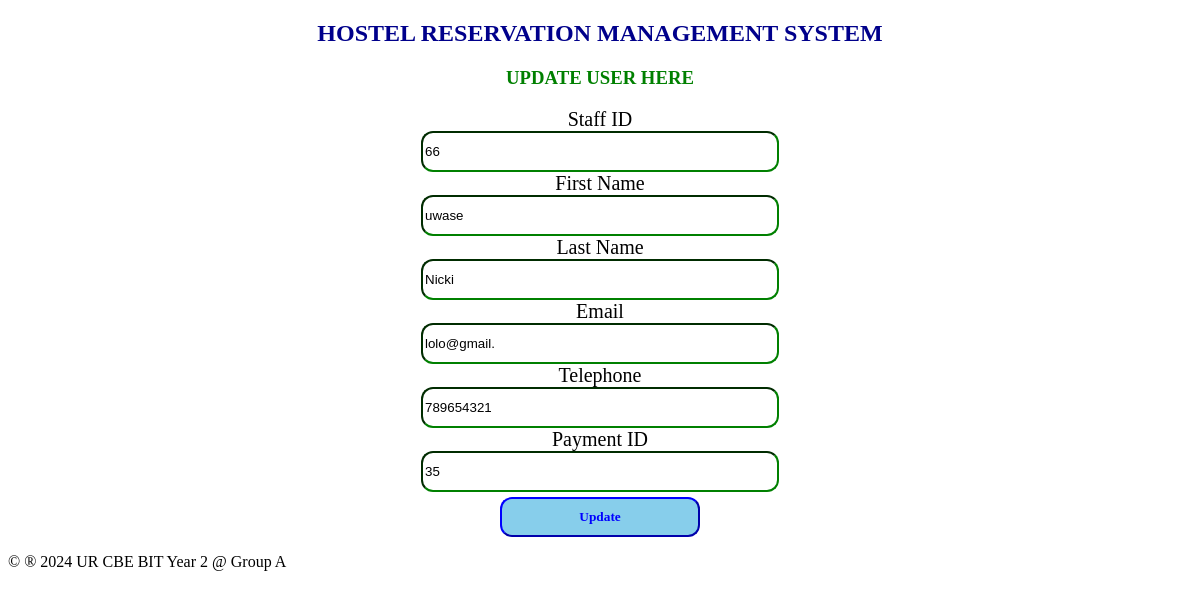
The page /update_staff.php?staff_id=66 on the database its author committed.
### tables this page shows
CREATE TABLE `staff` (
  `staff_id` int(11) NOT NULL,
  `fname` varchar(11) NOT NULL,
  `lname` varchar(11) NOT NULL,
  `email` varchar(11) NOT NULL,
  `telephone` varchar(15) NOT NULL,
  `payment_id` int(11) NOT NULL
);

### update_staff.php (the view, shortened to what this page needs)
<?php
include "dbconnection.php";
$staff_id = $fname = $lname = $email = $telephone = $payment_id = "";
if ($_SERVER['REQUEST_METHOD'] == 'GET' && isset($_GET["staff_id"])) {
    $staff_id = $_GET["staff_id"];
    $stmt = $connection->prepare("SELECT * FROM staff WHERE staff_id = ?");
    $stmt->bind_param("i", $staff_id);
    $stmt->execute();
    $result = $stmt->get_result();
    if ($result->num_rows > 0) {
        $row = $result->fetch_assoc();
        $staff_id = $row["staff_id"];
        $fname = $row["fname"];
        $lname = $row["lname"];
        $email = $row["email"];
        $telephone = $row["telephone"];
        $payment_id = $row["payment_id"];
    } else {
        header("Location: /wet/staff_table.php");
        exit;
    }
}
?>
<!DOCTYPE html>
<html lang="en">
<head>
</head>
<body>
    <center>
        <h2>HOSTEL RESERVATION MANAGEMENT SYSTEM</h2>
        <h3 style="color: green;">UPDATE USER HERE</h3>
        <section class="forms">
            <form method="POST" onsubmit="return confirmUpdate();">
                <label>Staff ID</label><br>
                <input type="text" name="staff_id" class="input" value="<?php echo htmlspecialchars($staff_id); ?>"><br>
                <label>First Name</label><br>
                <input type="text" name="fname" class="input" value="<?php echo htmlspecialchars($fname); ?>"><br>
                <label>Last Name</label><br>
                <input type="text" name="lname" class="input" value="<?php echo htmlspecialchars($lname); ?>"><br>
                <label>Email</label><br>
                <input type="text" name="email"  class="input" value="<?php echo htmlspecialchars($email); ?>"><br>
                <label>Telephone</label><br>
                <input type="text" name="telephone"  class="input" value="<?php echo htmlspecialchars($telephone); ?>"><br>
                <label>Payment ID</label><br>
                <input type="text" name="payment_id"  class="input" value="<?php echo htmlspecialchars($payment_id); ?>"><br>
                <input type="submit" name="submit" value="Update" class="sb">
            </form>
        </section>
    </center>
    <footer>
        <p>&copy; &reg; 2024 UR CBE BIT Year 2 @ Group A</p>
    </footer>
</body>
</html>

### update_staff.php (style rules this page uses)
h2 { font-family: 'Castellar'; color: darkblue; }
label { font-family: 'Elephant'; font-size: 20px; }
.sb { font-family: 'Georgia'; padding: 10px; border-color: blue; background-color: skyblue; width: 200px; margin-top: 5px; border-radius: 12px; font-weight: bold; color: blue; }
.input { width: 350px; height: 35px; border-radius: 12px; border-color: green; }

### rows shown on the page
staff: staff_id "66", fname "uwase", lname "Nicki", email "lolo@gmail.", telephone "789654321", payment_id "35"
